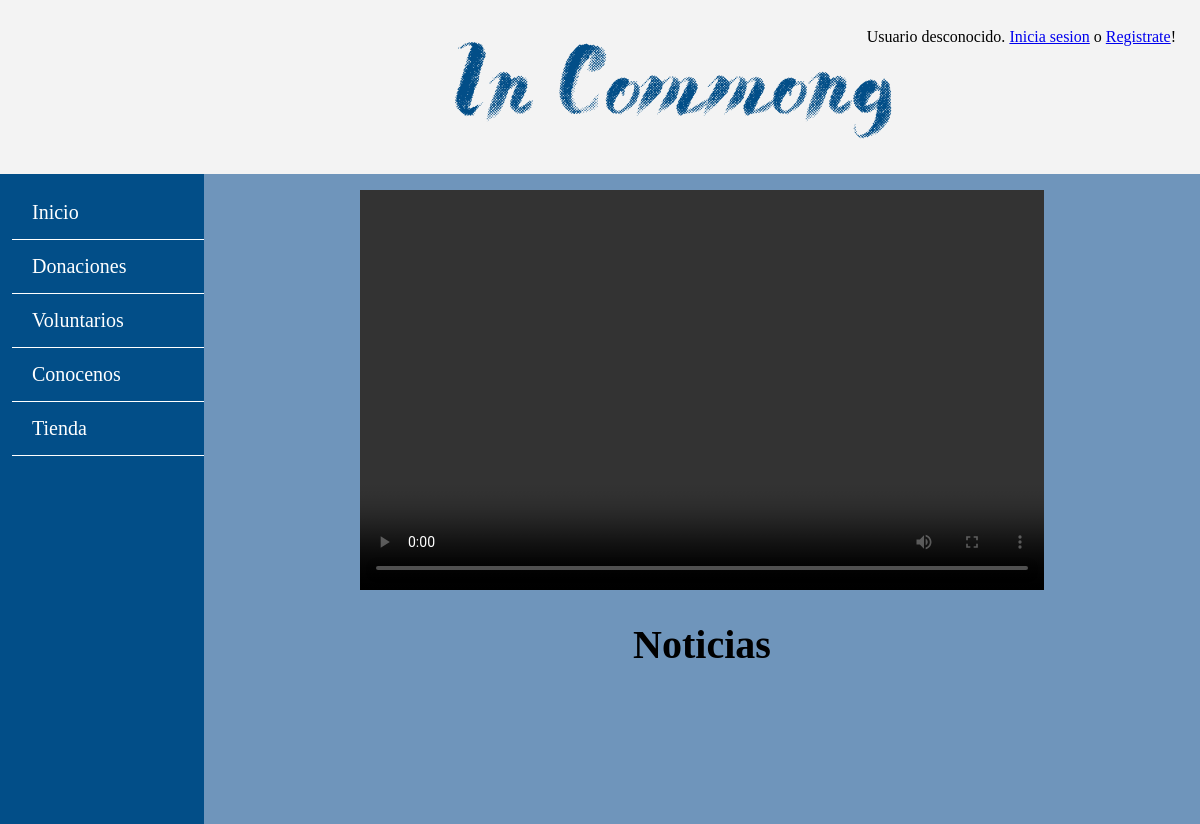
The app's page /, older data.
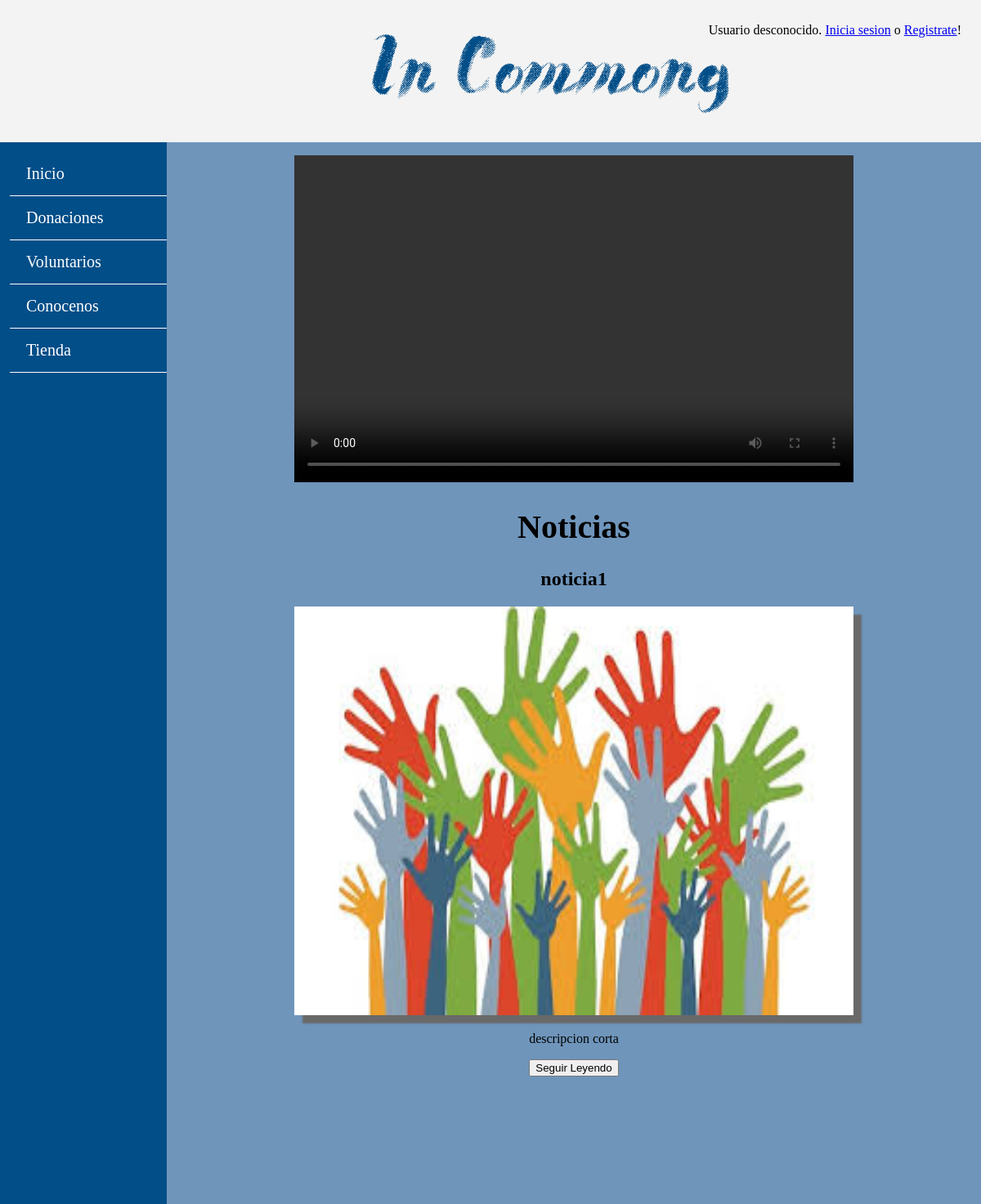
The same page, newer data.
### tables this page shows
CREATE TABLE `noticia` (
  `id` int(10) NOT NULL,
  `titulo` varchar(20) NOT NULL,
  `tipo` enum('primaria','secundaria','terciaria','otra') NOT NULL,
  `descripcionCorta` text,
  `descripcionLarga` text NOT NULL,
  `fecha` date NOT NULL,
  `imagen` varchar(50) NOT NULL
);

### includes/DaoScripts/DaoNoticias.php (called while the page is built, shortened)
<?php
	require_once '/../ModelScripts/noticia.php';
	class DaoNoticias{
		function listaNoticiasPrimarias(){
			$app = App::getSingleton();
            $con = $app->conexionBd();
			$sql = sprintf("SELECT * FROM noticia WHERE tipo='primaria'");
			$rs = $con->query($sql) or die ($con->error);
			if($rs->num_rows > 0)
			{
                            while($lista[] = $rs->fetch_assoc());
				return ($lista);
			}
		}
	}
?>

### includes/ModelScripts/GestorNoticias.php (called while the page is built, shortened)
<?php
	require_once '/../DaoScripts/DaoNoticias.php';
	class GestorNoticias{
		private $dao;
		function __construct(){
			require_once '/../DaoScripts/DaoNoticias.php';
			$this->dao = new DaoNoticias();
		}
		public function getListaNoticiasPrimarias(){
			$lista = $this->dao->listaNoticiasPrimarias();
			$array = new ArrayObject();
			for($i= 0; $i <sizeof($lista)-1 ; $i++){
			$array->append(new noticia($lista[$i]['id'], $lista[$i]['titulo'],$lista[$i]['tipo'], $lista[$i]['descripcionCorta'], $lista[$i]['descripcionLarga'],$lista[$i]['fecha'], $lista[$i]['imagen']));
			}
			return $array;
		}
	}
?>

### includes/ModelScripts/noticia.php (called while the page is built, shortened)
<?php
class noticia{
	private $titulo;
	private $descripcionCorta;
	private $imagen;
	function __construct($id, $titulo, $tipo, $descripcionCorta, $descripcionLarga, $fecha, $imagen){
			$this->titulo=$titulo;
	   		$this->descripcionCorta=$descripcionCorta;
			$this->imagen=$imagen;
	}
	public function getTitulo(){
		return $this->titulo;
	}
	public function getDescripcionCorta(){
		return $this->descripcionCorta;
	}
	public function getImagen(){
		return $this->imagen;
	}
}
?>

### includes/ViewScripts/NoticiasVista.php (the view, shortened to what this page needs)
<?php
        class NoticiasVista{
            private $ListaNoticias;
            function __construct(){
			require_once '/../ModelScripts/GestorNoticias.php';
            require_once '/../DaoScripts/DaoNoticias.php';
			$this->ListaNoticias = new GestorNoticias();
            }
            function muestraNoticiasPrimarias(){
                $lista = $this->ListaNoticias->getListaNoticiasPrimarias();
                $iterator = $lista->getIterator();
		while($iterator->valid()) {
                    $titulo = $iterator->current()->getTitulo();
                    $imagen = $iterator->current()->getImagen();
                    $desCorta = $iterator->current()->getDescripcionCorta();
                    $id = $iterator->current()->getId();
                    $html = <<<EOS
		  		<div class='principal'>
                                    <h2> $titulo </h2>
                                    <img src="$imagen"/>
                                    <p> $desCorta </p>
                                    <form name="vista" action="includes/formMuestraNoticia.php" method="POST">
                                            <input type="hidden" name="id" id="noticia" value="$id" />
                                            <input name="button" type="submit" value="Seguir Leyendo" />
                                    </form>
                                </div>
EOS;
                    echo $html;
		    $iterator->next();
		}
            }
}
?>

Row changes from the older to the newer data that the page shows:
added noticia: titulo "noticia1", imagen (picture), descripcionCorta "descripcion corta"
